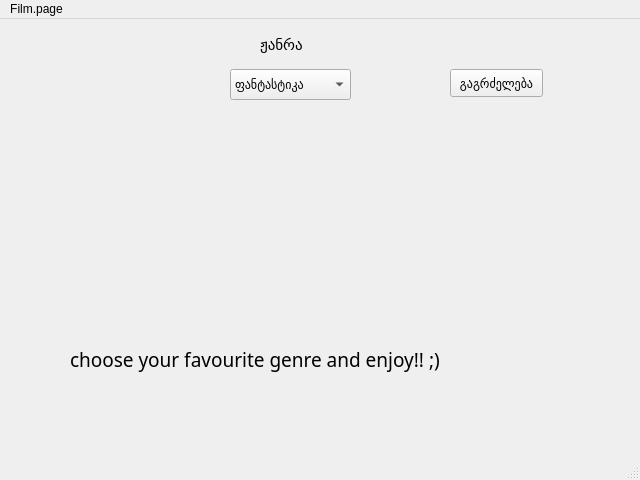
<?xml version="1.0" encoding="UTF-8"?>
<ui version="4.0">
 <class>Film_page</class>
 <widget class="QMainWindow" name="Film_page">
  <property name="geometry">
   <rect>
    <x>0</x>
    <y>0</y>
    <width>640</width>
    <height>480</height>
   </rect>
  </property>
  <property name="font">
   <font>
    <pointsize>9</pointsize>
   </font>
  </property>
  <property name="windowTitle">
   <string>MainWindow</string>
  </property>
  <widget class="QWidget" name="centralwidget">
   <widget class="QComboBox" name="genre_box">
    <property name="geometry">
     <rect>
      <x>230</x>
      <y>50</y>
      <width>121</width>
      <height>31</height>
     </rect>
    </property>
    <item>
     <property name="text">
      <string>ფანტასტიკა</string>
     </property>
    </item>
    <item>
     <property name="text">
      <string>ფენტეზი</string>
     </property>
    </item>
    <item>
     <property name="text">
      <string>საშინელება</string>
     </property>
    </item>
    <item>
     <property name="text">
      <string>კომედია</string>
     </property>
    </item>
    <item>
     <property name="text">
      <string>დოკუმენტური</string>
     </property>
    </item>
    <item>
     <property name="text">
      <string>დეტექტივი</string>
     </property>
    </item>
   </widget>
   <widget class="QLabel" name="genre_lab">
    <property name="geometry">
     <rect>
      <x>260</x>
      <y>10</y>
      <width>101</width>
      <height>31</height>
     </rect>
    </property>
    <property name="font">
     <font>
      <pointsize>11</pointsize>
     </font>
    </property>
    <property name="text">
     <string>ჟანრა</string>
    </property>
   </widget>
   <widget class="QLabel" name="book_nice_lab">
    <property name="geometry">
     <rect>
      <x>70</x>
      <y>300</y>
      <width>521</width>
      <height>81</height>
     </rect>
    </property>
    <property name="maximumSize">
     <size>
      <width>16777215</width>
      <height>16777215</height>
     </size>
    </property>
    <property name="font">
     <font>
      <family>MS Reference Sans Serif</family>
      <pointsize>14</pointsize>
     </font>
    </property>
    <property name="contextMenuPolicy">
     <enum>Qt::NoContextMenu</enum>
    </property>
    <property name="text">
     <string>choose your favourite genre and enjoy!! ;)</string>
    </property>
   </widget>
   <widget class="QPushButton" name="continue_next_page">
    <property name="geometry">
     <rect>
      <x>450</x>
      <y>50</y>
      <width>93</width>
      <height>28</height>
     </rect>
    </property>
    <property name="text">
     <string>გაგრძელება</string>
    </property>
   </widget>
  </widget>
  <widget class="QMenuBar" name="menubar">
   <property name="geometry">
    <rect>
     <x>0</x>
     <y>0</y>
     <width>640</width>
     <height>26</height>
    </rect>
   </property>
   <widget class="QMenu" name="menuFilm_page">
    <property name="title">
     <string>Film.page</string>
    </property>
   </widget>
   <addaction name="menuFilm_page"/>
  </widget>
  <widget class="QStatusBar" name="statusbar"/>
 </widget>
 <resources/>
 <connections/>
</ui>
